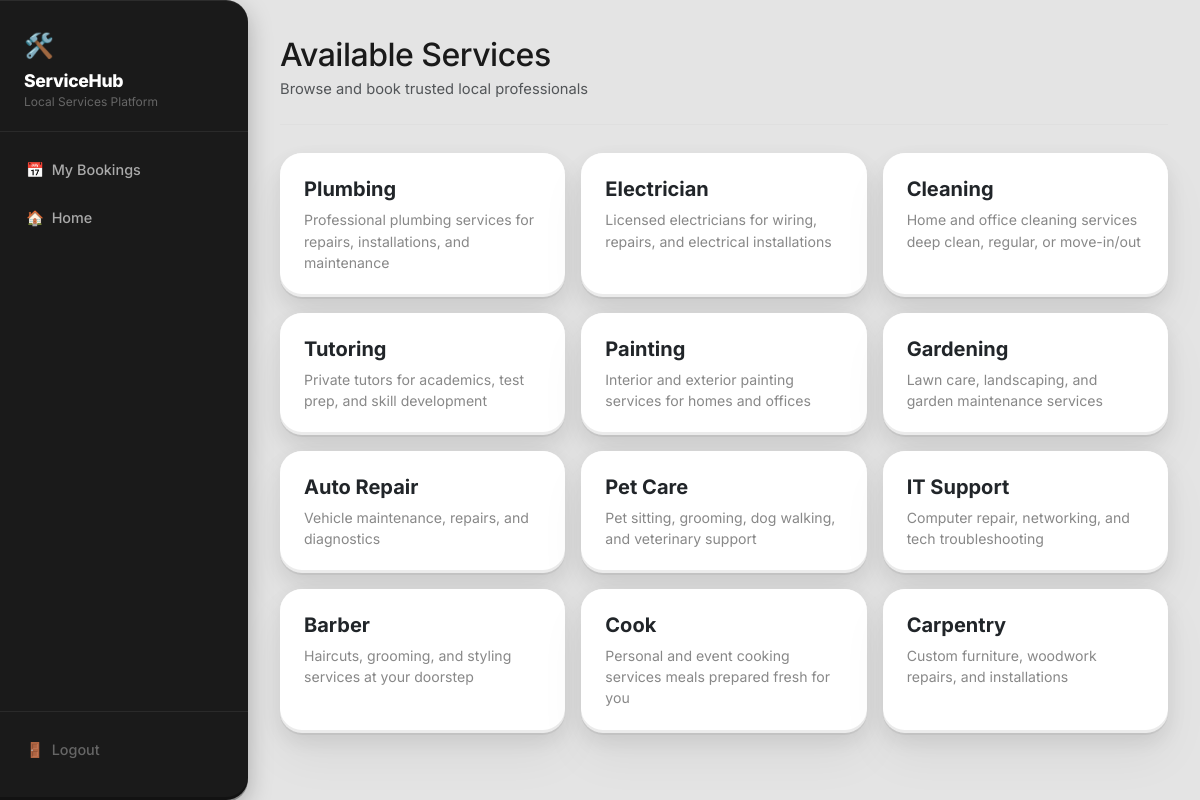
Screenshot of / (signed in) with the database file from the repository.
### services/models.py (models this page shows, shortened)
class Category(models.Model):
    name = models.CharField(max_length=100)
    description = models.TextField()
    slug = models.SlugField(max_length=100, unique=True, null=True, blank=True)
    image = models.ImageField(upload_to='categories/', blank=True, null=True)
    class Meta:
        verbose_name_plural = 'Categories'

### services/views.py (the view)
# urls.py: 2. Add a URL to urlpatterns:  path('', views.home, name='home')
def home(request):
    categories = Category.objects.all()
    return render(request, 'home.html', {'categories': categories})

### templates/home.html (shortened to what this page needs)
{% extends 'base.html' %}
{% block content %}
{% if user.is_authenticated %}
{% if user.role == 'customer' %}
<h2 class="fw-black mb-1" style="letter-spacing:-0.5px;">Available Services</h2>
<p class="text-muted mb-4" style="font-size:0.92rem;">Browse and book trusted local professionals</p>
<hr style="border-color:#d0d0d0; margin-bottom:28px;">
<div class="row g-3">
    {% for category in categories %}
    <div class="col-md-4">
        <div class="card p-4 h-100">
            <h5 class="fw-bold" style="margin-bottom:8px;">
                <a href="{% url 'providers_by_category' category.id %}" class="text-decoration-none text-dark">
                    {{ category.name }}
                </a>
            </h5>
            <p style="color:#888; font-size:0.88rem; margin:0;">{{ category.description }}</p>
        </div>
    </div>
    {% endfor %}
</div>
{% endif %}
{% endif %}
{% endblock %}

### templates/base.html (shortened to what this page needs)
<!DOCTYPE html>
<html lang="en">
<head>
    <link href="https://cdn.jsdelivr.net/npm/bootstrap@5.3.2/dist/css/bootstrap.min.css" rel="stylesheet">
</head>
<body class="{% if user.is_authenticated %}has-sidebar{% endif %}">
    {% block sidebar %}
    {% if user.is_authenticated %}
    <div class="sidebar">
        <div class="sidebar-brand">
            <span class="logo-icon">🛠️</span>
            <h5>ServiceHub</h5>
            <p>Local Services Platform</p>
        </div>
        <div class="sidebar-nav">
            {% if user.role == 'provider' %}
            <a href="{% url 'provider_dashboard' %}">📋 &nbsp;Dashboard</a>
            {% else %}
            <a href="{% url 'user_dashboard' %}">📅 &nbsp;My Bookings</a>
            {% endif %}
            <a href="{% url 'home' %}">🏠 &nbsp;Home</a>
        </div>
        <div class="sidebar-footer">
            <a href="{% url 'logout' %}">🚪 &nbsp;Logout</a>
        </div>
    </div>
    {% endif %}
    {% endblock %}
    <div class="{% block content_wrapper_class %}main-content{% endblock %}">
        {% block content %}{% endblock %}
    </div>
</body>
</html>

### templates/base.html (style rules this page uses)
:root { --bg: #e4e4e4; --surface: #ffffff; --dark: #1a1a1a; --dark2: #2e2e2e; --mid: #555555; --muted: #888888; --border: #d0d0d0; --sidebar-w: 248px; --clay-shadow: 0 2px 0 rgba(0, 0, 0, 0.06), 0 8px 20px rgba(0, 0, 0, 0.08), 0 24px 48px rgba(0, 0, 0, 0.05), inset 0 -3px 0 rgba(0, 0, 0, 0.08), inset 0 1px 0 rgba(255, 255, 255, 0.85); --clay-shadow-dark: 0 2px 0 rgba(0, 0, 0, 0.3), 0 8px 24px rgba(0, 0, 0, 0.25), inset 0 -3px 0 rgba(0, 0, 0, 0.3), inset 0 1px 0 rgba(255, 255, 255, 0.08); --clay-radius: 22px; --clay-radius-sm: 14px; }
* { box-sizing: border-box; }
body { font-family: 'Inter', sans-serif; background-color: var(--bg); margin: 0; color: var(--dark); }
.sidebar { width: var(--sidebar-w); height: 100vh; background-color: var(--dark); position: fixed; top: 0; left: 0; padding: 0; z-index: 200; display: flex; flex-direction: column; box-shadow: var(--clay-shadow-dark); border-radius: 0 var(--clay-radius) var(--clay-radius) 0; overflow: hidden; }
.sidebar-brand { padding: 28px 24px 20px; border-bottom: 1px solid rgba(255, 255, 255, 0.07); }
.sidebar-brand .logo-icon { font-size: 1.5rem; margin-bottom: 6px; display: block; }
.sidebar-brand h5 { color: #ffffff; font-weight: 800; font-size: 1.1rem; margin: 0; letter-spacing: -0.3px; }
.sidebar-brand p { color: #666; font-size: 0.75rem; margin: 2px 0 0; }
.sidebar-nav { padding: 16px 12px; flex: 1; }
.sidebar a { color: #aaaaaa; display: flex; align-items: center; gap: 10px; padding: 11px 14px; text-decoration: none; font-size: 0.9rem; font-weight: 500; border-radius: var(--clay-radius-sm); transition: all 0.2s; margin-bottom: 4px; }
.sidebar-footer { padding: 16px 12px 24px; border-top: 1px solid rgba(255, 255, 255, 0.07); }
.sidebar-footer a { color: #666 !important; }
.main-content { padding: 36px 32px; }
.has-sidebar .main-content { margin-left: var(--sidebar-w); }
.card { background: var(--surface); border: none; border-radius: var(--clay-radius); box-shadow: var(--clay-shadow); }

### rows the page displays
Category: name "Plumbing", description "Professional plumbing services for repairs, installations, and maintenance"
Category: name "Electrician", description "Licensed electricians for wiring, repairs, and electrical installations"
Category: name "Cleaning", description "Home and office cleaning services deep clean, regular, or move-in/out"
Category: name "Tutoring", description "Private tutors for academics, test prep, and skill development"
Category: name "Painting", description "Interior and exterior painting services for homes and offices"
Category: name "Gardening", description "Lawn care, landscaping, and garden maintenance services"
Category: name "Auto Repair", description "Vehicle maintenance, repairs, and diagnostics"
Category: name "Pet Care", description "Pet sitting, grooming, dog walking, and veterinary support"
Category: name "IT Support", description "Computer repair, networking, and tech troubleshooting"
Category: name "Barber", description "Haircuts, grooming, and styling services at your doorstep"
Category: name "Cook", description "Personal and event cooking services meals prepared fresh for you"
Category: name "Carpentry", description "Custom furniture, woodwork repairs, and installations"
